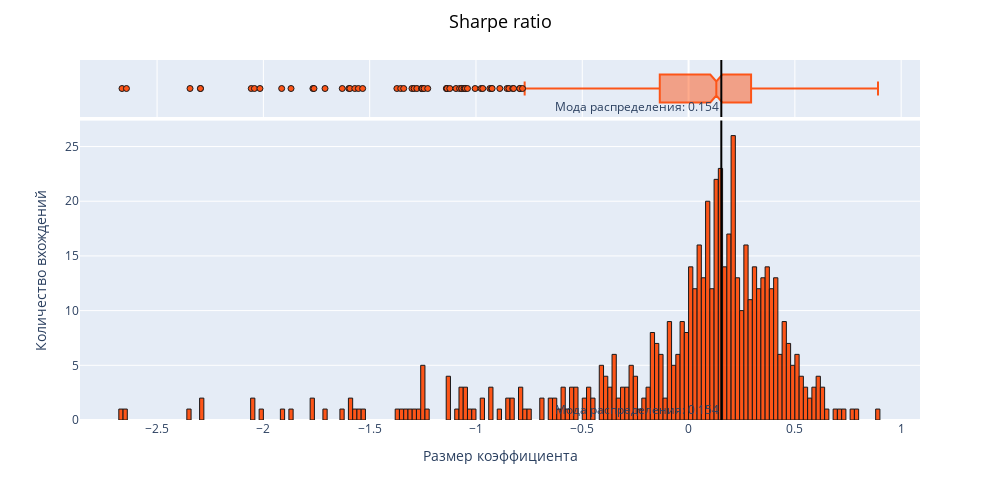
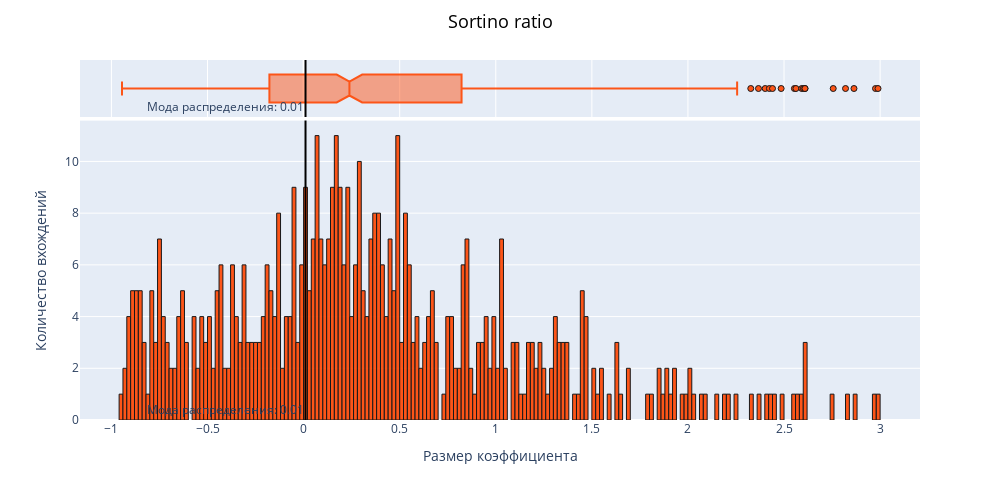
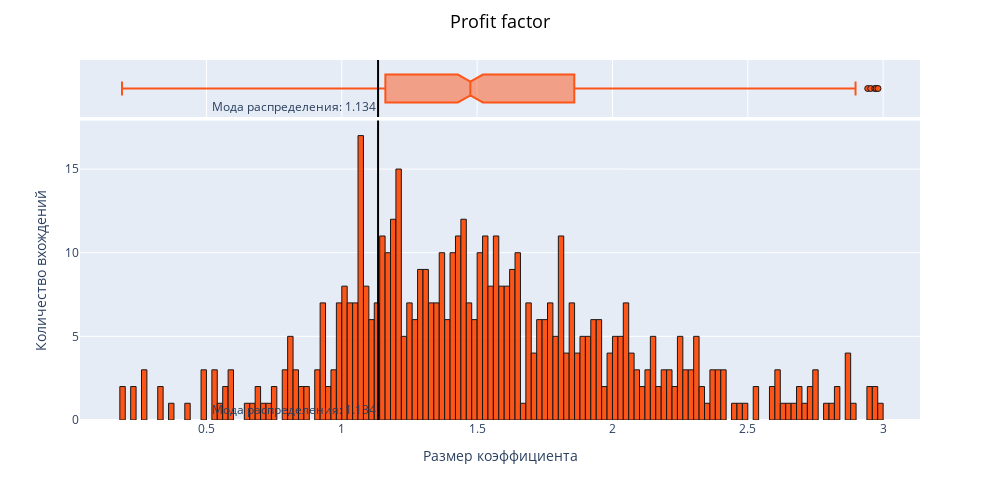

Notebook cell for these charts, in order:
### Code cell
grap_list = ['Sharpe ratio', 'Sortino ratio', 'Profit factor']
for grap in grap_list:
    gist_graph(df_r, grap, grap)

### Figure 1 — Plotly figure (JSON) as saved in the notebook; plotly's stock layout.template omitted (floating-point values rounded to 4 significant figures; data arrays with more than 128 entries replaced by an {"elided": "..."} marker saying what was removed)
{"data": [{"alignmentgroup": "True", "bingroup": "x", "hoverinfo": "all", "hovertemplate": "Диапазон размера коэффициента: %{x}", "legendgroup": "", "marker": {"color": "Orangered", "line": {"color": "black", "width": 1}, "pattern": {"shape": ""}}, "name": "", "nbinsx": 200, "offsetgroup": "", "opacity": 0.9, "orientation": "v", "showlegend": false, "type": "histogram", "x": {"elided": "560 float values"}, "xaxis": "x", "yaxis": "y"}, {"alignmentgroup": "True", "hoverinfo": "all", "hovertemplate": "Диапазон размера коэффициента: %{x}", "legendgroup": "", "marker": {"color": "Orangered", "line": {"color": "black", "width": 1}}, "name": "", "notched": true, "offsetgroup": "", "opacity": 0.9, "showlegend": false, "type": "box", "x": {"elided": "560 float values"}, "xaxis": "x2", "yaxis": "y2"}], "layout": {"annotations": [{"showarrow": false, "text": "Мода распределения: 0.154", "x": 0.154, "xanchor": "right", "xref": "x", "y": 0, "yanchor": "bottom", "yref": "y domain"}, {"showarrow": false, "text": "Мода распределения: 0.154", "x": 0.154, "xanchor": "right", "xref": "x2", "y": 0, "yanchor": "bottom", "yref": "y2 domain"}], "barmode": "relative", "height": 500, "legend": {"tracegroupgap": 0}, "margin": {"t": 60}, "shapes": [{"line": {"color": "black", "width": 2}, "type": "line", "x0": 0.154, "x1": 0.154, "xref": "x", "y0": 0, "y1": 1, "yref": "y domain"}, {"line": {"color": "black", "width": 2}, "type": "line", "x0": 0.154, "x1": 0.154, "xref": "x2", "y0": 0, "y1": 1, "yref": "y2 domain"}], "title": {"font": {"color": "black", "size": 18}, "text": "Sharpe ratio", "x": 0.5, "xanchor": "center", "y": 0.97, "yanchor": "top"}, "width": 1000, "xaxis": {"anchor": "y", "domain": [0, 1], "showspikes": true, "title": {"text": "Размер коэффициента"}}, "xaxis2": {"anchor": "y2", "domain": [0, 1], "matches": "x", "showgrid": true, "showspikes": true, "showticklabels": false}, "yaxis": {"anchor": "x", "domain": [0, 0.8316], "showspikes": true, "title": {"text": "Количество вхождений"}}, "yaxis2": {"anchor": "x2", "domain": [0.8416, 1], "matches": "y2", "showgrid": false, "showline": false, "showspikes": true, "showticklabels": false, "ticks": ""}}}

### Figure 2 — Plotly figure (JSON) as saved in the notebook; plotly's stock layout.template omitted (floating-point values rounded to 4 significant figures; data arrays with more than 128 entries replaced by an {"elided": "..."} marker saying what was removed)
{"data": [{"alignmentgroup": "True", "bingroup": "x", "hoverinfo": "all", "hovertemplate": "Диапазон размера коэффициента: %{x}", "legendgroup": "", "marker": {"color": "Orangered", "line": {"color": "black", "width": 1}, "pattern": {"shape": ""}}, "name": "", "nbinsx": 200, "offsetgroup": "", "opacity": 0.9, "orientation": "v", "showlegend": false, "type": "histogram", "x": {"elided": "560 float values"}, "xaxis": "x", "yaxis": "y"}, {"alignmentgroup": "True", "hoverinfo": "all", "hovertemplate": "Диапазон размера коэффициента: %{x}", "legendgroup": "", "marker": {"color": "Orangered", "line": {"color": "black", "width": 1}}, "name": "", "notched": true, "offsetgroup": "", "opacity": 0.9, "showlegend": false, "type": "box", "x": {"elided": "560 float values"}, "xaxis": "x2", "yaxis": "y2"}], "layout": {"annotations": [{"showarrow": false, "text": "Мода распределения: 0.01", "x": 0.01, "xanchor": "right", "xref": "x", "y": 0, "yanchor": "bottom", "yref": "y domain"}, {"showarrow": false, "text": "Мода распределения: 0.01", "x": 0.01, "xanchor": "right", "xref": "x2", "y": 0, "yanchor": "bottom", "yref": "y2 domain"}], "barmode": "relative", "height": 500, "legend": {"tracegroupgap": 0}, "margin": {"t": 60}, "shapes": [{"line": {"color": "black", "width": 2}, "type": "line", "x0": 0.01, "x1": 0.01, "xref": "x", "y0": 0, "y1": 1, "yref": "y domain"}, {"line": {"color": "black", "width": 2}, "type": "line", "x0": 0.01, "x1": 0.01, "xref": "x2", "y0": 0, "y1": 1, "yref": "y2 domain"}], "title": {"font": {"color": "black", "size": 18}, "text": "Sortino ratio", "x": 0.5, "xanchor": "center", "y": 0.97, "yanchor": "top"}, "width": 1000, "xaxis": {"anchor": "y", "domain": [0, 1], "showspikes": true, "title": {"text": "Размер коэффициента"}}, "xaxis2": {"anchor": "y2", "domain": [0, 1], "matches": "x", "showgrid": true, "showspikes": true, "showticklabels": false}, "yaxis": {"anchor": "x", "domain": [0, 0.8316], "showspikes": true, "title": {"text": "Количество вхождений"}}, "yaxis2": {"anchor": "x2", "domain": [0.8416, 1], "matches": "y2", "showgrid": false, "showline": false, "showspikes": true, "showticklabels": false, "ticks": ""}}}

### Figure 3 — Plotly figure (JSON) as saved in the notebook; plotly's stock layout.template omitted (floating-point values rounded to 4 significant figures; data arrays with more than 128 entries replaced by an {"elided": "..."} marker saying what was removed)
{"data": [{"alignmentgroup": "True", "bingroup": "x", "hoverinfo": "all", "hovertemplate": "Диапазон размера коэффициента: %{x}", "legendgroup": "", "marker": {"color": "Orangered", "line": {"color": "black", "width": 1}, "pattern": {"shape": ""}}, "name": "", "nbinsx": 200, "offsetgroup": "", "opacity": 0.9, "orientation": "v", "showlegend": false, "type": "histogram", "x": {"elided": "560 float values"}, "xaxis": "x", "yaxis": "y"}, {"alignmentgroup": "True", "hoverinfo": "all", "hovertemplate": "Диапазон размера коэффициента: %{x}", "legendgroup": "", "marker": {"color": "Orangered", "line": {"color": "black", "width": 1}}, "name": "", "notched": true, "offsetgroup": "", "opacity": 0.9, "showlegend": false, "type": "box", "x": {"elided": "560 float values"}, "xaxis": "x2", "yaxis": "y2"}], "layout": {"annotations": [{"showarrow": false, "text": "Мода распределения: 1.134", "x": 1.134, "xanchor": "right", "xref": "x", "y": 0, "yanchor": "bottom", "yref": "y domain"}, {"showarrow": false, "text": "Мода распределения: 1.134", "x": 1.134, "xanchor": "right", "xref": "x2", "y": 0, "yanchor": "bottom", "yref": "y2 domain"}], "barmode": "relative", "height": 500, "legend": {"tracegroupgap": 0}, "margin": {"t": 60}, "shapes": [{"line": {"color": "black", "width": 2}, "type": "line", "x0": 1.134, "x1": 1.134, "xref": "x", "y0": 0, "y1": 1, "yref": "y domain"}, {"line": {"color": "black", "width": 2}, "type": "line", "x0": 1.134, "x1": 1.134, "xref": "x2", "y0": 0, "y1": 1, "yref": "y2 domain"}], "title": {"font": {"color": "black", "size": 18}, "text": "Profit factor", "x": 0.5, "xanchor": "center", "y": 0.97, "yanchor": "top"}, "width": 1000, "xaxis": {"anchor": "y", "domain": [0, 1], "showspikes": true, "title": {"text": "Размер коэффициента"}}, "xaxis2": {"anchor": "y2", "domain": [0, 1], "matches": "x", "showgrid": true, "showspikes": true, "showticklabels": false}, "yaxis": {"anchor": "x", "domain": [0, 0.8316], "showspikes": true, "title": {"text": "Количество вхождений"}}, "yaxis2": {"anchor": "x2", "domain": [0.8416, 1], "matches": "y2", "showgrid": false, "showline": false, "showspikes": true, "showticklabels": false, "ticks": ""}}}
